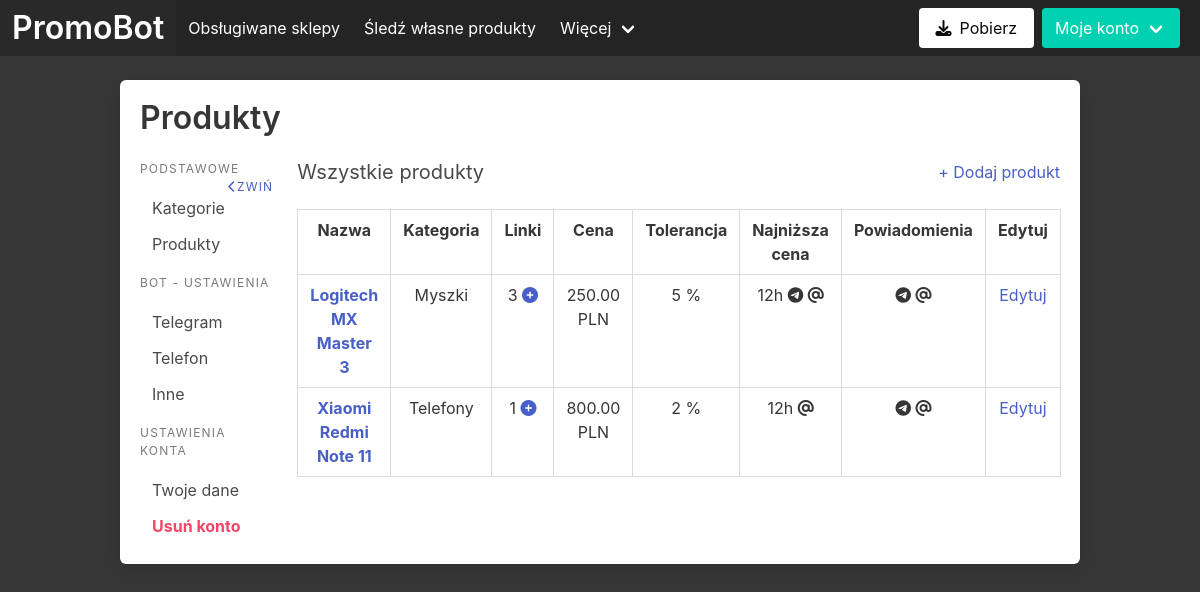
/moje-konto/produkty (signed in), run on the app's committed database.
### priceBot/models.py (models this page shows)
class Product(models.Model):
    user = models.ForeignKey(User, on_delete=models.CASCADE)
    category = models.ForeignKey(Category, on_delete=models.CASCADE)
    product_name = models.CharField(max_length=60)
    wanted_price = models.DecimalField(max_digits=8, decimal_places=2)
    wanted_price_tolerance = models.IntegerField()
    wanted_price_notifications = models.JSONField()
    TIME_UNIT_CHOICES = (
        ("m", "Minutes"),
        ("h", "Hours")
    )
    lowest_price_notification_time_value = models.IntegerField()
    lowest_price_notification_time_unit = models.CharField(max_length=1, choices=TIME_UNIT_CHOICES)
    lowest_price_notifications = models.JSONField()

class Category(models.Model):
    user = models.ForeignKey(User, on_delete=models.CASCADE)
    category_name = models.CharField(max_length=60)

### priceBot/views.py (the view, shortened to what this page needs)
# urls.py: path('moje-konto/produkty', views.products_account, name='products_account'),
def products_account(request):
    if not request.user.is_authenticated:
        return redirect("homepage")
    short_names = {
        'telegram': '<i title="Telegram" class="fa-brands fa-telegram"></i>',
        'email': '<i title="E-mail" class="fa-solid fa-at">',
        'sms': '<i title="SMS" class="fa-solid fa-comment-sms"></i>',
        'call': '<i title="Połączenie telefoniczne" class="fa-solid fa-phone"></i>',
    }
    products = [
        {
            "product_name": product.product_name,
            "category_name": product.category.category_name,
            "wanted_price": product.wanted_price,
            "wanted_price_tolerance": product.wanted_price_tolerance,
            "lowest_price_notification_time_value": product.lowest_price_notification_time_value,
            "lowest_price_notification_time_unit": product.lowest_price_notification_time_unit,
            "lowest_price_notification_choices": [short_names[choice] for choice in json.loads(product.lowest_price_notifications)['choices']],
            "wanted_price_notification_choices": [short_names[choice] for choice in json.loads(product.wanted_price_notifications)['choices']],
            "urls_count": len(json.loads(ProductUrls.objects.get(product=product).urls)['urls']),
            "id": product.id,
        } for product in Product.objects.filter(user=request.user)
    ]
    context = {
        "products": products
    }
    return render(request, 'account/products.html', context=context)

### templates/account/products.html (shortened to what this page needs)
{% extends 'account/base.html' %}
{% block title2 %}
    <h1 class="title">Produkty</h1>
{% endblock title2 %}
{% block main-column %}
<div class="tab my-products">
  <div class="is-flex is-justify-content-space-between">
    <h1 class="subtitle">Wszystkie produkty</h1>
    <a href="{% url 'add_products' %}">+ Dodaj produkt</a>
  </div>
      <table class="table is-bordered is-fullwidth">
        <tbody>
          <thead>
            <th class="has-text-centered" title="Nazwa produktu">Nazwa</th>
            <th class="has-text-centered" title="Kategoria">Kategoria</th>
            <th class="has-text-centered" title="Liczba linków">Linki</th>
            <th class="has-text-centered" title="Pożądana cena">Cena</th>
            <th class="has-text-centered" title="Akceptowalny odchył (%) od ceny pożądanej">Tolerancja</th>
            <th class="has-text-centered" title="Czas i media wysyłania powiadomień o najniższej cenie">Najniższa cena</th>
            <th class="has-text-centered" title="Media powiadomień o założonej cenie">Powiadomienia</th>
            <th class="has-text-centered" title="Edytuj produkt">Edytuj</th>
          </thead>
          {% for product in products %}
          <tr class="has-text-centered">
            <th class="has-text-centered" title="Nazwa produktu"><a href="{% url 'product' product.id %}">{{ product.product_name }}</a></th>
            <td class="has-text-centered" title="Kategoria">{{ product.category_name }}</td>
            <td class="has-text-centered" title="Liczba linków">{{ product.urls_count }}
              <div class="dropdown is-right is-hoverable">
                <a class="dropdown-trigger" aria-controls="dropdown-menu">
                  <i class="fa-solid fa-circle-plus"></i>
                </a>
              </div>
            </td>
            <td class="has-text-centered" title="Pożądana cena">{{ product.wanted_price }} PLN</td>
            <td class="has-text-centered" title="Akceptowalny odchył (%) od ceny pożądanej">{{ product.wanted_price_tolerance }} %</td>
            <td class="has-text-centered" title="Czas i media wysyłania powiadomień o najniższej cenie">
              {{ product.lowest_price_notification_time_value }}{{ product.lowest_price_notification_time_unit}}
              {% for choice in product.lowest_price_notification_choices %}
                {{choice|safe}}
              {% endfor %}
            </td>
            <td class="has-text-centered" title="Media powiadomień o założonej cenie">
              {% for choice in product.wanted_price_notification_choices %}
                {{choice|safe}}
              {% endfor %}
            </td>
            <td class="has-text-centered" title="Edytuj produkt"><a href="{% url 'product_edit' product.id %}">Edytuj</a></td>
          </tr>
          {% endfor %}
        </tbody>
    </table>
  </div>
{% endblock main-column %}

### templates/app/base.html (style rules this page uses)
body { overflow: hidden; }

### data on the page
Product: product_name "Logitech MX Master 3", category_name "Myszki", urls_count "3", wanted_price "250.00", wanted_price_tolerance "5", lowest_price_notification_time_value "12", lowest_price_notification_time_unit "h"
Product: product_name "Xiaomi Redmi Note 11", category_name "Telefony", urls_count "1", wanted_price "800.00", wanted_price_tolerance "2", lowest_price_notification_time_value "12", lowest_price_notification_time_unit "h"
